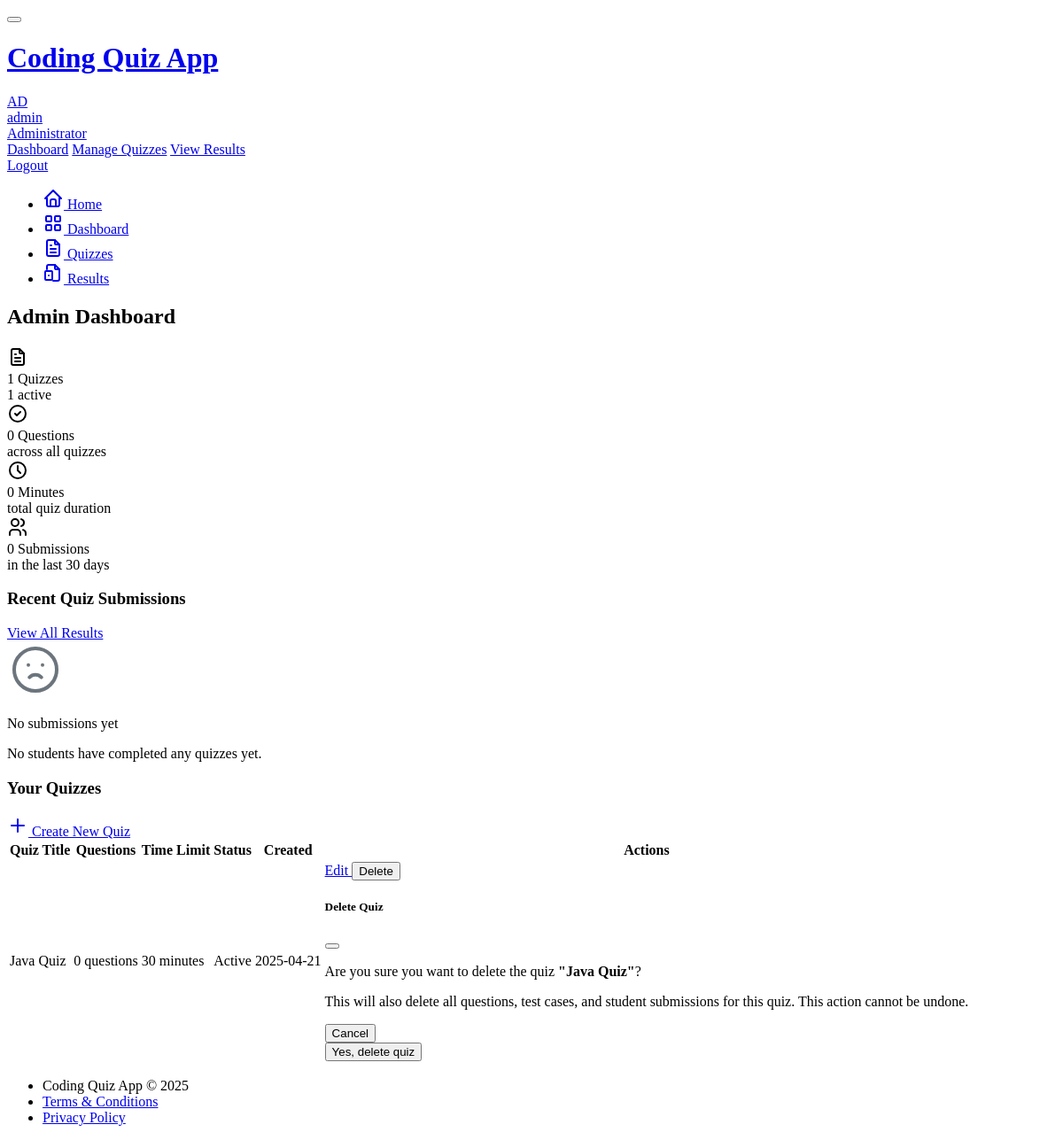
The app's page /admin/dashboard (signed in), older data.
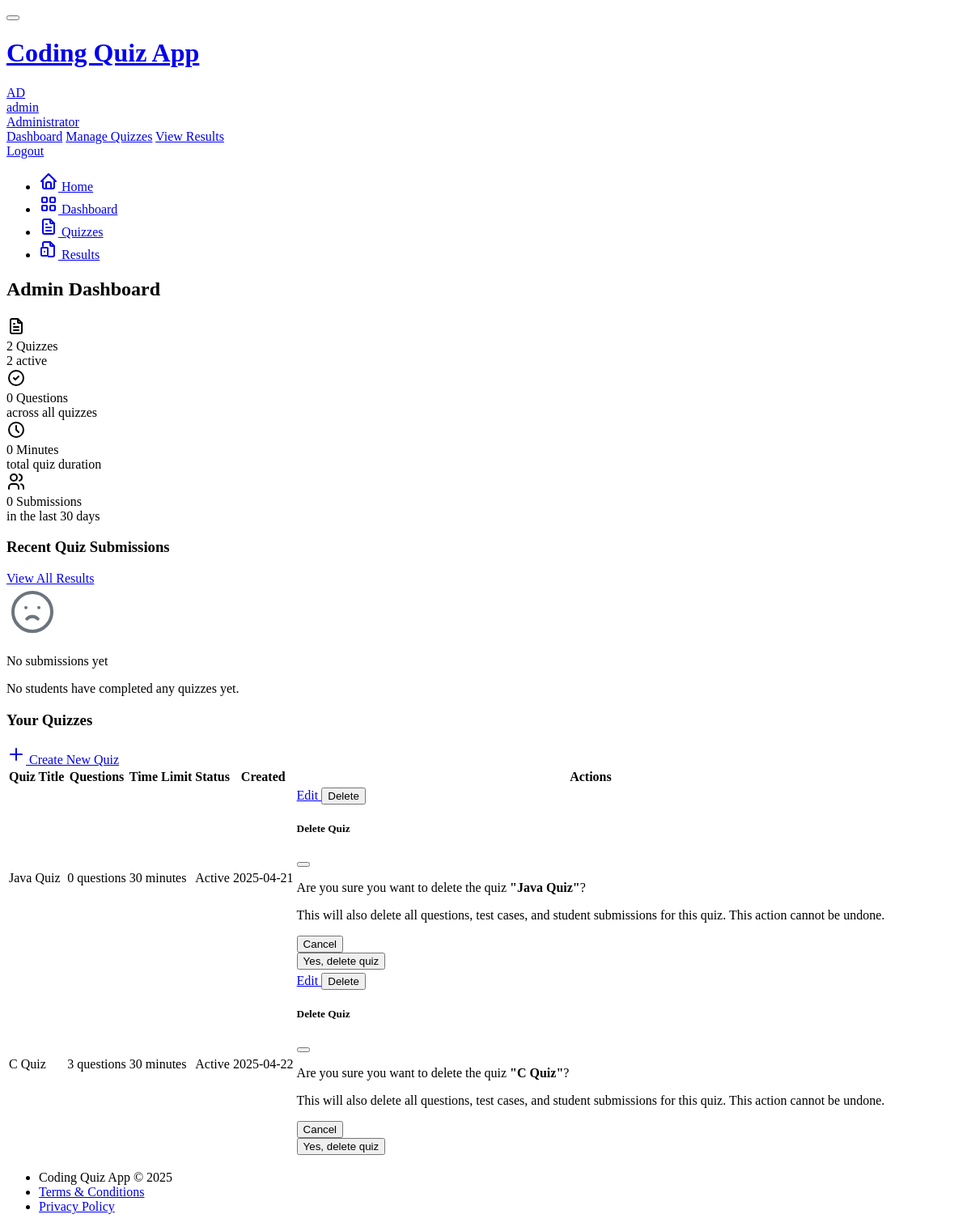
The same page, newer data.
### models.py (models this page shows, shortened)
class Quiz(db.Model):
    id = db.Column(db.Integer, primary_key=True)
    title = db.Column(db.String(100), nullable=False)
    description = db.Column(db.Text)
    is_active = db.Column(db.Boolean, default=True)
    time_limit = db.Column(db.Integer, default=30)  # minutes
    created_at = db.Column(db.DateTime, default=datetime.utcnow)
    updated_at = db.Column(db.DateTime, default=datetime.utcnow, onupdate=datetime.utcnow)
    author_id = db.Column(db.Integer, db.ForeignKey('user.id'))
    questions = db.relationship('Question', backref='quiz', lazy='dynamic', cascade='all, delete-orphan')
    submissions = db.relationship('Submission', backref='quiz', lazy='dynamic')

### app/routes/admin.py (the view)
@admin_bp.route('/dashboard')
@admin_required
def dashboard():
    quizzes = Quiz.query.filter_by(author_id=current_user.id).all()
    recent_submissions = Submission.query.filter(
        Submission.quiz_id.in_([q.id for q in quizzes])
    ).order_by(Submission.completed_at.desc()).limit(10).all()
    return render_template('admin/dashboard.html',
                          quizzes=quizzes,
                          recent_submissions=recent_submissions,
                          title='Admin Dashboard')

### app/routes/admin.py (called while the page is built)
def admin_required(func):
    @wraps(func)
    @login_required
    def decorated_view(*args, **kwargs):
        if not current_user.is_admin:
            abort(403)
        return func(*args, **kwargs)
    return decorated_view

### app/templates/admin/dashboard.html (shortened to what the changed rows need)
{% extends "base.html" %}
{% block content %}
<div class="row row-cards">
    <div class="col-sm-6 col-lg-3">
        <div class="card card-sm">
            <div class="card-body">
                <div class="row align-items-center">
                    <div class="col">
                        <div class="font-weight-medium">
                            {{ quizzes|length }} Quizzes
                        </div>
                        <div class="text-muted">
                            {{ quizzes|selectattr('is_active', 'equalto', true)|list|length }} active
                        </div>
                    </div>
                </div>
            </div>
        </div>
    </div>
                            {% set total_questions = 0 %}
                            {% for quiz in quizzes %}
                                {% set total_questions = total_questions + quiz.questions.count() %}
                            {% endfor %}
                            {% set total_time = 0 %}
                            {% for quiz in quizzes %}
                                {% set total_time = total_time + quiz.time_limit %}
                            {% endfor %}
</div>
<div class="row mt-3">
    <div class="col-12">
        <div class="card">
            <div class="card-body">
                {% if quizzes %}
                <div class="table-responsive">
                    <table class="table table-vcenter card-table">
                        <thead>
                            <tr>
                                <th>Quiz Title</th>
                                <th>Questions</th>
                                <th>Time Limit</th>
                                <th>Status</th>
                                <th>Created</th>
                                <th class="w-1">Actions</th>
                            </tr>
                        </thead>
                        <tbody>
                            {% for quiz in quizzes %}
                            <tr>
                                <td>{{ quiz.title }}</td>
                                <td>{{ quiz.questions.count() }} questions</td>
                                <td>{{ quiz.time_limit }} minutes</td>
                                <td>
                                    {% if quiz.is_active %}
                                        <span class="badge bg-success">Active</span>
                                    {% else %}
                                        <span class="badge bg-secondary">Inactive</span>
                                    {% endif %}
                                </td>
                                <td>{{ quiz.created_at.strftime('%Y-%m-%d') }}</td>
                                <td>
                                    <div class="btn-list flex-nowrap">
                                        <a href="{{ url_for('admin.edit_quiz', quiz_id=quiz.id) }}" class="btn btn-sm btn-primary">
                                            Edit
                                        </a>
                                        <button type="button" class="btn btn-sm btn-danger"
                                                data-bs-toggle="modal" data-bs-target="#modal-delete-quiz-{{ quiz.id }}">
                                            Delete
                                        </button>
                                    </div>
                                    <div class="modal modal-blur fade" id="modal-delete-quiz-{{ quiz.id }}" tabindex="-1" role="dialog" aria-hidden="true">
                                        <div class="modal-dialog modal-dialog-centered" role="document">
                                            <div class="modal-content">
                                                <div class="modal-header">
                                                    <h5 class="modal-title">Delete Quiz</h5>
                                                    <button type="button" class="btn-close" data-bs-dismiss="modal" aria-label="Close"></button>
                                                </div>
                                                <div class="modal-body">
                                                    <p>Are you sure you want to delete the quiz <strong>"{{ quiz.title }}"</strong>?</p>
                                                    <p class="text-danger">This will also delete all questions, test cases, and student submissions for this quiz. This action cannot be undone.</p>
                                                </div>
                                                <div class="modal-footer">
                                                    <button type="button" class="btn btn-link link-secondary" data-bs-dismiss="modal">
                                                        Cancel
                                                    </button>
                                                    <form action="{{ url_for('admin.delete_quiz', quiz_id=quiz.id) }}" method="post">
                                                        <button type="submit" class="btn btn-danger ms-auto">
                                                            Yes, delete quiz
                                                        </button>
                                                    </form>
                                                </div>
                                            </div>
                                        </div>
                                    </div>
                                </td>
                            </tr>
                            {% endfor %}
                        </tbody>
                    </table>
                </div>
                {% endif %}
            </div>
        </div>
    </div>
</div>
{% endblock %}

Row changes from the older to the newer data that the page shows:
added Quiz: title "C Quiz", questions.count "3", time_limit "30", is_active "Active", created_at "2025-04-22"
Text that changed along with them:
{{ quizzes|length }}: "1" → "2"
{{ quizzes|selectattr('is_active', 'equalto', true)|list|length }}: "1" → "2"
